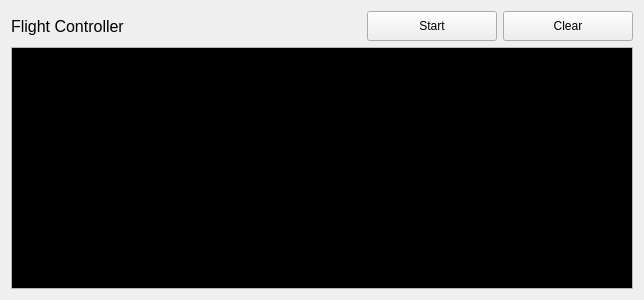
<?xml version="1.0" encoding="UTF-8"?>
<ui version="4.0">
 <class>ConsoleLogsWidget</class>
 <widget class="QWidget" name="ConsoleLogsWidget">
  <property name="geometry">
   <rect>
    <x>0</x>
    <y>0</y>
    <width>644</width>
    <height>300</height>
   </rect>
  </property>
  <property name="windowTitle">
   <string>Form</string>
  </property>
  <layout class="QVBoxLayout" name="verticalLayout">
   <item>
    <layout class="QHBoxLayout" name="horizontalLayout">
     <item>
      <widget class="QLabel" name="label">
       <property name="font">
        <font>
         <pointsize>12</pointsize>
        </font>
       </property>
       <property name="text">
        <string>Flight Controller</string>
       </property>
      </widget>
     </item>
     <item>
      <spacer name="horizontalSpacer">
       <property name="orientation">
        <enum>Qt::Horizontal</enum>
       </property>
       <property name="sizeHint" stdset="0">
        <size>
         <width>40</width>
         <height>20</height>
        </size>
       </property>
      </spacer>
     </item>
     <item>
      <widget class="QPushButton" name="buttonStart">
       <property name="minimumSize">
        <size>
         <width>130</width>
         <height>30</height>
        </size>
       </property>
       <property name="maximumSize">
        <size>
         <width>130</width>
         <height>30</height>
        </size>
       </property>
       <property name="text">
        <string>Start</string>
       </property>
       <property name="icon">
        <iconset resource="../../resources.qrc">
         <normaloff>:/Icons/Icons/play48.png</normaloff>:/Icons/Icons/play48.png</iconset>
       </property>
      </widget>
     </item>
     <item>
      <widget class="QPushButton" name="buttonClear">
       <property name="minimumSize">
        <size>
         <width>130</width>
         <height>30</height>
        </size>
       </property>
       <property name="maximumSize">
        <size>
         <width>130</width>
         <height>30</height>
        </size>
       </property>
       <property name="text">
        <string>Clear</string>
       </property>
       <property name="icon">
        <iconset resource="../../resources.qrc">
         <normaloff>:/Icons/Icons/delete81.png</normaloff>:/Icons/Icons/delete81.png</iconset>
       </property>
      </widget>
     </item>
    </layout>
   </item>
   <item>
    <widget class="QPlainTextEdit" name="textEditLogs">
     <property name="palette">
      <palette>
       <active>
        <colorrole role="Text">
         <brush brushstyle="SolidPattern">
          <color alpha="255">
           <red>255</red>
           <green>255</green>
           <blue>255</blue>
          </color>
         </brush>
        </colorrole>
        <colorrole role="Base">
         <brush brushstyle="SolidPattern">
          <color alpha="255">
           <red>0</red>
           <green>0</green>
           <blue>0</blue>
          </color>
         </brush>
        </colorrole>
       </active>
       <inactive>
        <colorrole role="Text">
         <brush brushstyle="SolidPattern">
          <color alpha="255">
           <red>255</red>
           <green>255</green>
           <blue>255</blue>
          </color>
         </brush>
        </colorrole>
        <colorrole role="Base">
         <brush brushstyle="SolidPattern">
          <color alpha="255">
           <red>0</red>
           <green>0</green>
           <blue>0</blue>
          </color>
         </brush>
        </colorrole>
       </inactive>
       <disabled>
        <colorrole role="Text">
         <brush brushstyle="SolidPattern">
          <color alpha="255">
           <red>159</red>
           <green>158</green>
           <blue>158</blue>
          </color>
         </brush>
        </colorrole>
        <colorrole role="Base">
         <brush brushstyle="SolidPattern">
          <color alpha="255">
           <red>255</red>
           <green>255</green>
           <blue>255</blue>
          </color>
         </brush>
        </colorrole>
       </disabled>
      </palette>
     </property>
     <property name="font">
      <font>
       <family>Ubuntu Mono</family>
       <pointsize>12</pointsize>
       <weight>50</weight>
       <bold>false</bold>
      </font>
     </property>
     <property name="readOnly">
      <bool>true</bool>
     </property>
     <property name="plainText">
      <string/>
     </property>
    </widget>
   </item>
  </layout>
 </widget>
 <resources>
  <include location="../../resources.qrc"/>
 </resources>
 <connections/>
</ui>
